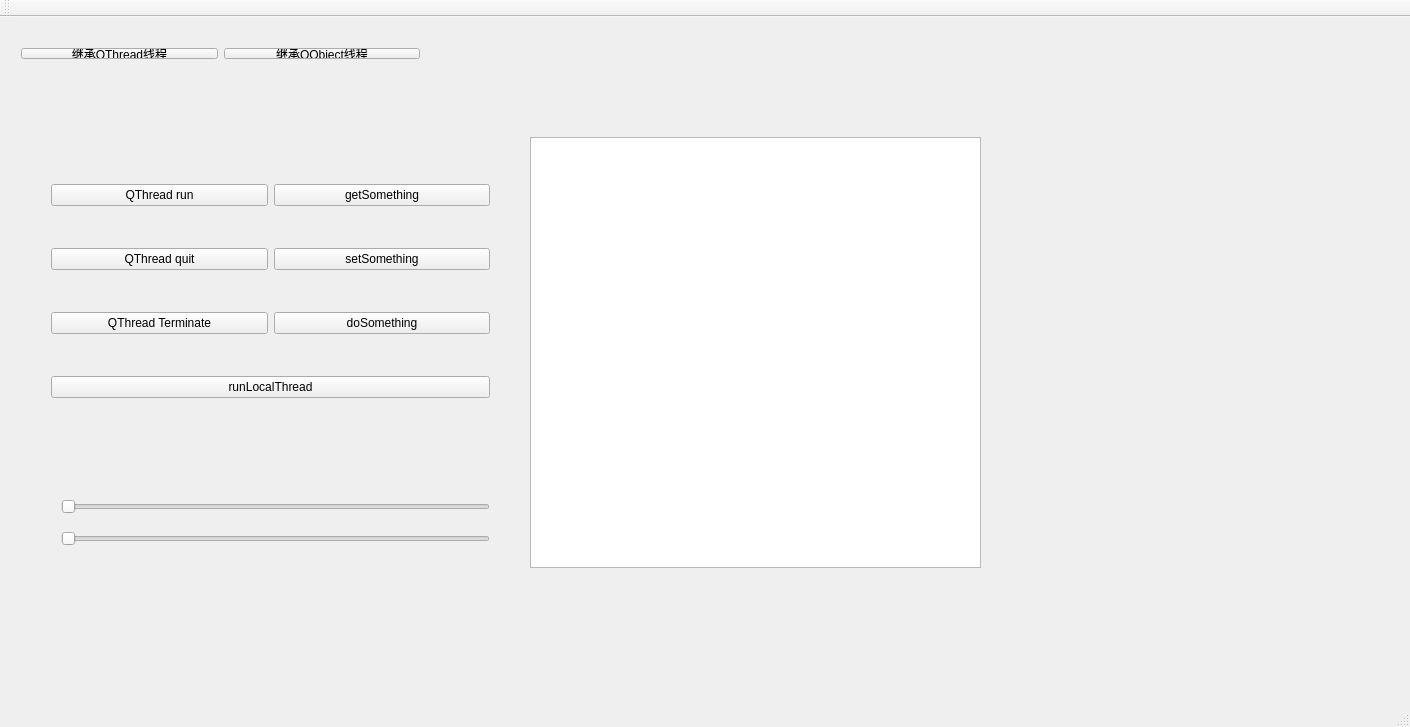
<?xml version="1.0" encoding="UTF-8"?>
<ui version="4.0">
 <class>MainWindow</class>
 <widget class="QMainWindow" name="MainWindow">
  <property name="geometry">
   <rect>
    <x>0</x>
    <y>0</y>
    <width>1410</width>
    <height>727</height>
   </rect>
  </property>
  <property name="windowTitle">
   <string>MainWindow</string>
  </property>
  <widget class="QWidget" name="centralWidget">
   <widget class="QStackedWidget" name="stackedWidget">
    <property name="geometry">
     <rect>
      <x>10</x>
      <y>90</y>
      <width>501</width>
      <height>371</height>
     </rect>
    </property>
    <property name="currentIndex">
     <number>0</number>
    </property>
    <widget class="QWidget" name="page">
     <widget class="QWidget" name="">
      <property name="geometry">
       <rect>
        <x>30</x>
        <y>30</y>
        <width>461</width>
        <height>311</height>
       </rect>
      </property>
      <layout class="QVBoxLayout" name="verticalLayout">
       <item>
        <layout class="QHBoxLayout" name="horizontalLayout_2">
         <item>
          <widget class="QPushButton" name="pushButton_3">
           <property name="text">
            <string>QThread run</string>
           </property>
          </widget>
         </item>
         <item>
          <widget class="QPushButton" name="pushButton_4">
           <property name="text">
            <string>getSomething</string>
           </property>
          </widget>
         </item>
        </layout>
       </item>
       <item>
        <layout class="QHBoxLayout" name="horizontalLayout_3">
         <item>
          <widget class="QPushButton" name="pushButton_5">
           <property name="text">
            <string>QThread quit</string>
           </property>
          </widget>
         </item>
         <item>
          <widget class="QPushButton" name="pushButton_7">
           <property name="text">
            <string>setSomething</string>
           </property>
          </widget>
         </item>
        </layout>
       </item>
       <item>
        <layout class="QHBoxLayout" name="horizontalLayout_4">
         <item>
          <widget class="QPushButton" name="pushButton_6">
           <property name="text">
            <string>QThread Terminate</string>
           </property>
          </widget>
         </item>
         <item>
          <widget class="QPushButton" name="pushButton_8">
           <property name="text">
            <string>doSomething</string>
           </property>
          </widget>
         </item>
        </layout>
       </item>
       <item>
        <widget class="QPushButton" name="runLocalThread">
         <property name="text">
          <string>runLocalThread</string>
         </property>
        </widget>
       </item>
      </layout>
     </widget>
    </widget>
    <widget class="QWidget" name="page_2"/>
   </widget>
   <widget class="QWidget" name="layoutWidget">
    <property name="geometry">
     <rect>
      <x>10</x>
      <y>20</y>
      <width>421</width>
      <height>33</height>
     </rect>
    </property>
    <layout class="QHBoxLayout" name="horizontalLayout">
     <item>
      <widget class="QPushButton" name="pushButton">
       <property name="text">
        <string>继承QThread线程</string>
       </property>
      </widget>
     </item>
     <item>
      <widget class="QPushButton" name="pushButton_2">
       <property name="text">
        <string>继承QObject线程</string>
       </property>
      </widget>
     </item>
    </layout>
   </widget>
   <widget class="QTextBrowser" name="textBrowser">
    <property name="geometry">
     <rect>
      <x>530</x>
      <y>120</y>
      <width>451</width>
      <height>431</height>
     </rect>
    </property>
   </widget>
   <widget class="QWidget" name="">
    <property name="geometry">
     <rect>
      <x>50</x>
      <y>460</y>
      <width>451</width>
      <height>91</height>
     </rect>
    </property>
    <layout class="QVBoxLayout" name="verticalLayout_2">
     <item>
      <widget class="QSlider" name="horizontalSliderHeartBeat">
       <property name="orientation">
        <enum>Qt::Horizontal</enum>
       </property>
      </widget>
     </item>
     <item>
      <widget class="QSlider" name="horizontalSliderProgress">
       <property name="orientation">
        <enum>Qt::Horizontal</enum>
       </property>
      </widget>
     </item>
    </layout>
   </widget>
  </widget>
  <widget class="QMenuBar" name="menuBar">
   <property name="geometry">
    <rect>
     <x>0</x>
     <y>0</y>
     <width>1410</width>
     <height>27</height>
    </rect>
   </property>
  </widget>
  <widget class="QToolBar" name="mainToolBar">
   <attribute name="toolBarArea">
    <enum>TopToolBarArea</enum>
   </attribute>
   <attribute name="toolBarBreak">
    <bool>false</bool>
   </attribute>
  </widget>
  <widget class="QStatusBar" name="statusBar"/>
 </widget>
 <layoutdefault spacing="6" margin="11"/>
 <resources/>
 <connections/>
</ui>
